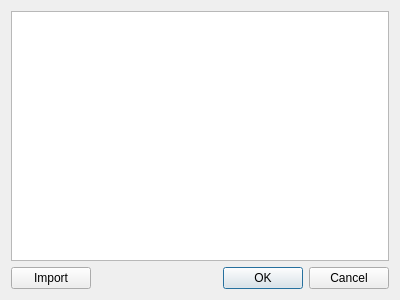
<?xml version="1.0" encoding="UTF-8"?>
<ui version="4.0">
 <class>EditHostfileDialog</class>
 <widget class="QDialog" name="EditHostfileDialog">
  <property name="geometry">
   <rect>
    <x>0</x>
    <y>0</y>
    <width>400</width>
    <height>300</height>
   </rect>
  </property>
  <property name="windowTitle">
   <string>hostfile</string>
  </property>
  <layout class="QVBoxLayout" name="verticalLayout">
   <item>
    <widget class="QPlainTextEdit" name="textEdit"/>
   </item>
   <item>
    <widget class="QWidget" name="widget" native="true">
     <layout class="QHBoxLayout" name="horizontalLayout">
      <property name="leftMargin">
       <number>0</number>
      </property>
      <property name="topMargin">
       <number>0</number>
      </property>
      <property name="rightMargin">
       <number>0</number>
      </property>
      <property name="bottomMargin">
       <number>0</number>
      </property>
      <item>
       <widget class="QPushButton" name="importButton">
        <property name="text">
         <string>Import</string>
        </property>
       </widget>
      </item>
      <item>
       <spacer name="horizontalSpacer">
        <property name="orientation">
         <enum>Qt::Horizontal</enum>
        </property>
        <property name="sizeHint" stdset="0">
         <size>
          <width>40</width>
          <height>20</height>
         </size>
        </property>
       </spacer>
      </item>
      <item>
       <widget class="QDialogButtonBox" name="buttonBox">
        <property name="orientation">
         <enum>Qt::Horizontal</enum>
        </property>
        <property name="standardButtons">
         <set>QDialogButtonBox::Cancel|QDialogButtonBox::Ok</set>
        </property>
       </widget>
      </item>
     </layout>
    </widget>
   </item>
  </layout>
 </widget>
 <resources/>
 <connections>
  <connection>
   <sender>buttonBox</sender>
   <signal>accepted()</signal>
   <receiver>EditHostfileDialog</receiver>
   <slot>accept()</slot>
   <hints>
    <hint type="sourcelabel">
     <x>248</x>
     <y>254</y>
    </hint>
    <hint type="destinationlabel">
     <x>157</x>
     <y>274</y>
    </hint>
   </hints>
  </connection>
  <connection>
   <sender>buttonBox</sender>
   <signal>rejected()</signal>
   <receiver>EditHostfileDialog</receiver>
   <slot>reject()</slot>
   <hints>
    <hint type="sourcelabel">
     <x>316</x>
     <y>260</y>
    </hint>
    <hint type="destinationlabel">
     <x>286</x>
     <y>274</y>
    </hint>
   </hints>
  </connection>
 </connections>
</ui>
